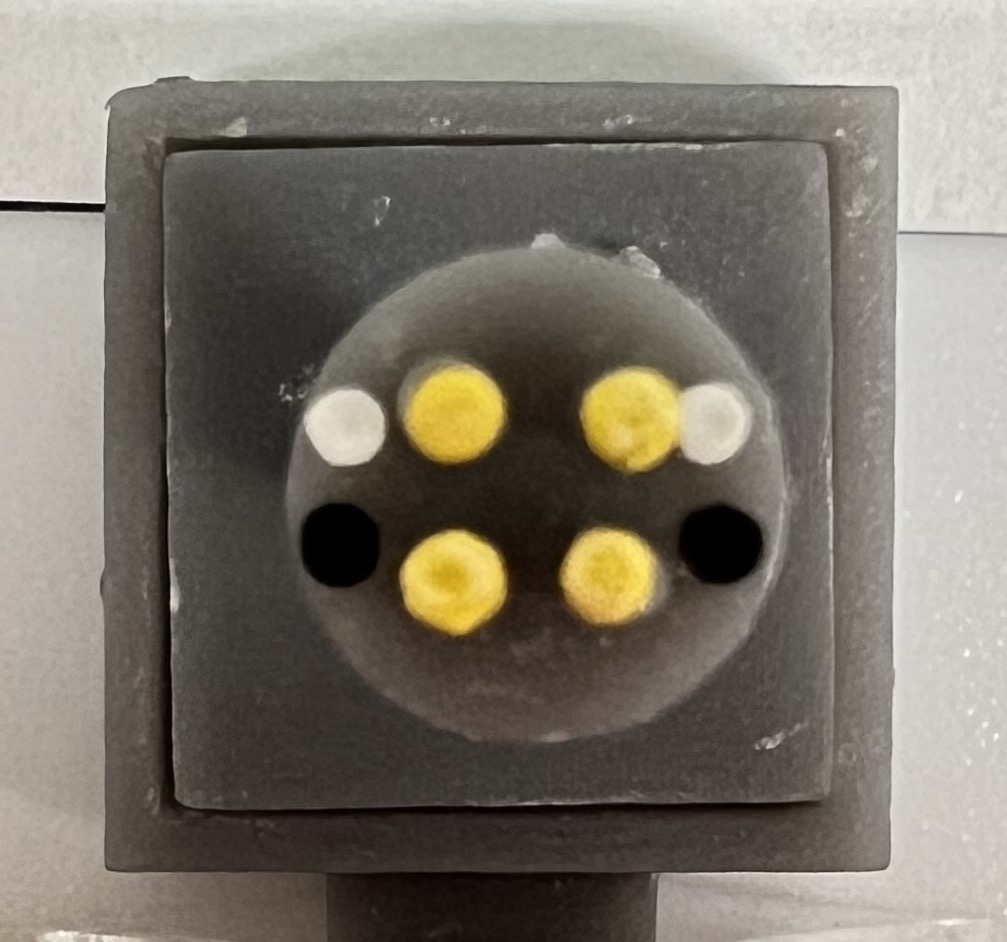
#> input picture images/sensor.jpg, 1007 x 942 px
$ python -i image_utils.py   (imports and definitions only)
#> lines starting #> are read from the running program, lines starting #| are printed output that depends on the picture; after the words box and inside, x2 and y2 are one past the last pixel; in counts of white or black regions, pixels touching at a corner belong together
#> further down, picture is the input picture: shape (942, 1007, 3); mean B, G, R 107.4, 117.9, 123.5
import numpy as np
import imutils
import matplotlib.pyplot as plt
import cv2
from collections import namedtuple
Rectangle = namedtuple('Rectangle', 'x1 y1 x2 y2')


def changeFormat(image):
    return cv2.cvtColor(image, cv2.COLOR_BGR2RGB)

# [162 lines left out: functions align_images, find_rectangle_contours, filter_contours_by_centroids, filter_blob_contours, filter_contours_not_inside_sensor, not called in this run]


def extract_yellowcircles(image, padding_ratio = 0.9, first_extract = False):
    # [4 lines of commented-out code are left out]

#> called with padding_ratio = 0.9, first_extract = False
    hsv = cv2.cvtColor(image, cv2.COLOR_BGR2HSV)
#> hsv: shape (942, 1007, 3); mean H, S, V 19.8, 40.8, 123.6

    lower_yellow = np.array([20, 150, 150])
    upper_yellow = np.array([30, 255, 255])

    mask = cv2.inRange(hsv, lower_yellow, upper_yellow)
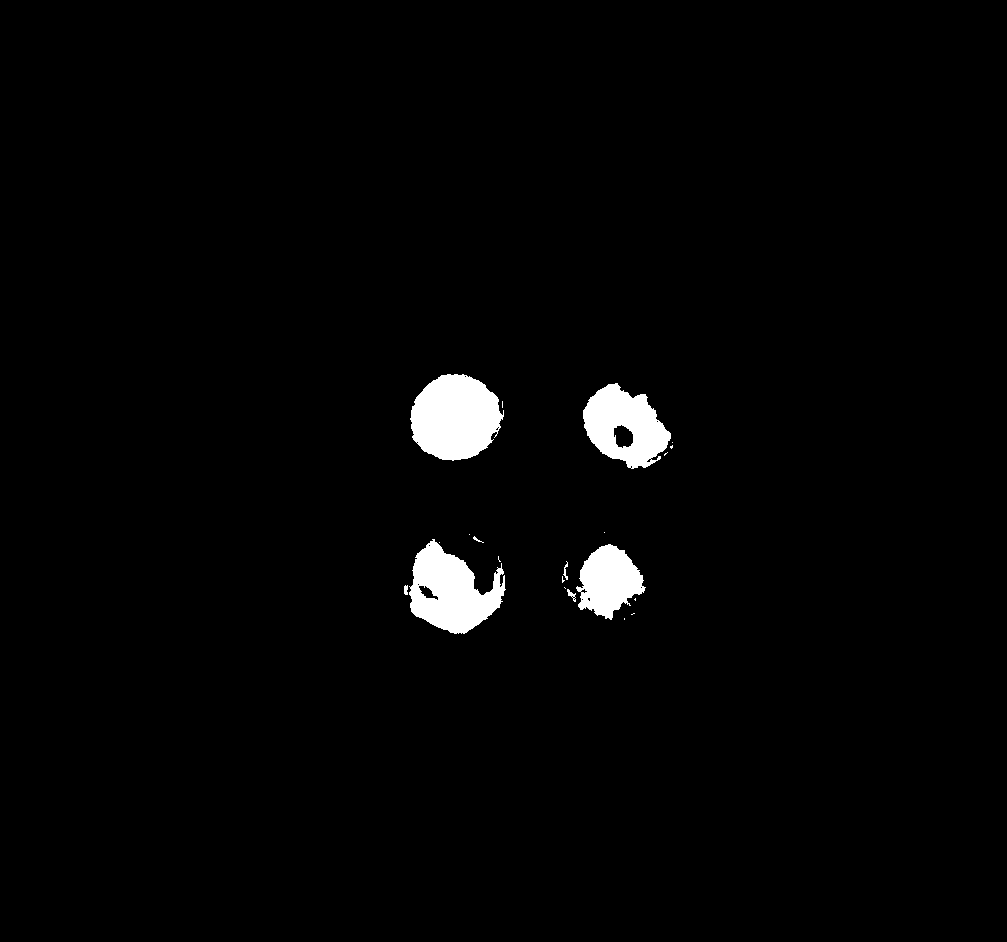
#> mask: shape (942, 1007); 2.1% white; 21 white regions (13 under 20 px), largest, box (x1, y1, x2, y2) and area: (410, 374, 504, 461) 6095, (409, 539, 506, 634) 5334, (583, 383, 671, 469) 4603

    kernel = cv2.getStructuringElement(cv2.MORPH_RECT, (5, 5))
    opening = cv2.morphologyEx(mask, cv2.MORPH_OPEN, kernel)
#> opening: shape (942, 1007); 2% white; 4 white regions, box (x1, y1, x2, y2) and area: (411, 375, 502, 460) 6028, (410, 541, 504, 633) 5235, (583, 384, 671, 468) 4521, (579, 545, 643, 618) 3203

    closing = cv2.morphologyEx(opening, cv2.MORPH_CLOSE, kernel)
#> closing: shape (942, 1007); 2% white; 4 white regions, box (x1, y1, x2, y2) and area: (411, 375, 502, 460) 6031, (410, 541, 504, 633) 5268, (583, 384, 671, 468) 4534, (579, 545, 643, 618) 3218

    yellow_circles = cv2.bitwise_and(image, image, mask=closing)
    gray = cv2.cvtColor(yellow_circles, cv2.COLOR_BGR2GRAY)

    # Apply Difference of Gaussians (DoG) to enhance blob-like structures
    sigma1 = 1.5
    sigma2 = 3.0
    ksize = int(2 * round(3 * sigma1) + 1)
    blur1 = cv2.GaussianBlur(gray, (ksize, ksize), sigma1)
    blur2 = cv2.GaussianBlur(gray, (ksize, ksize), sigma2)
    dog = blur1 - blur2
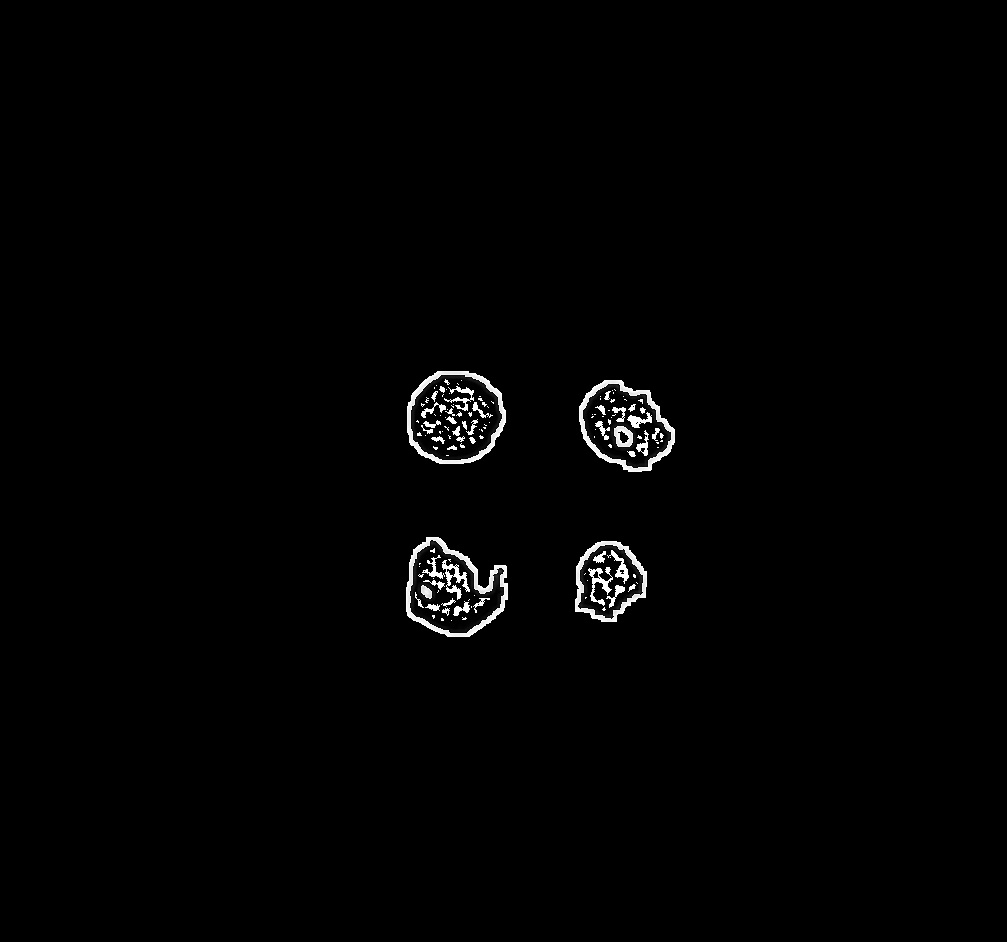
#> dog: shape (942, 1007); min 0, max 255, mean 2.7

    threshold = 100
    _, binary = cv2.threshold(dog, threshold, 255, cv2.THRESH_BINARY)
#> binary: shape (942, 1007); 1.1% white; 131 white regions (85 under 20 px)
    # _, binary = cv2.threshold(gray, 100, 255, cv2.THRESH_BINARY)

    contours, _ = cv2.findContours(binary, cv2.RETR_EXTERNAL, cv2.CHAIN_APPROX_SIMPLE)
#> contours = 4 contours; box (x1, y1, x2, y2) and area: (407, 371, 506, 464) 7328, (406, 537, 508, 637) 6932, (579, 380, 675, 472) 6146, (575, 541, 647, 622) 4284
    cv2.drawContours(yellow_circles, contours, -1, 255, 2)
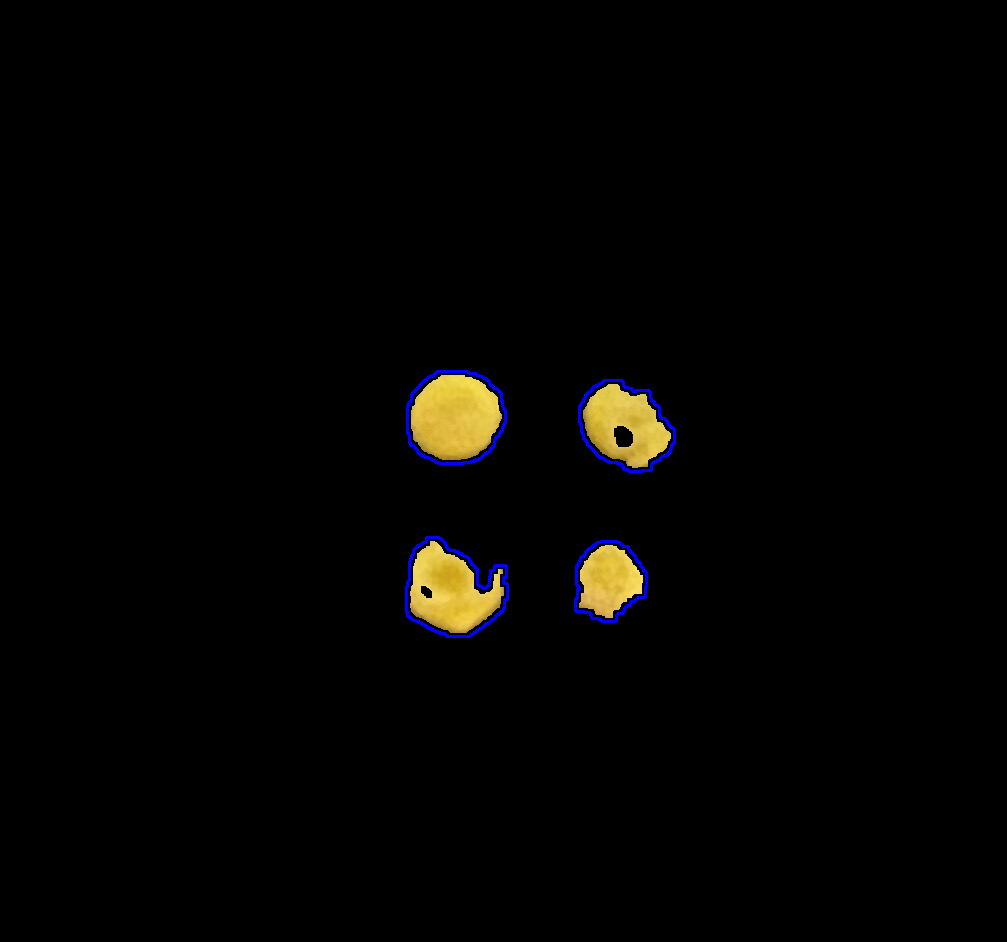
#> yellow_circles: shape (942, 1007, 3); mean B, G, R 2.5, 3.8, 4.5
    # [5 lines of commented-out code are left out]
    if(len(contours)>4):
        cv2.drawContours(yellow_circles, contours, 2, 255, 10)
        # [5 lines of commented-out code are left out]

        sorted_contours = sorted(contours, key=cv2.contourArea, reverse=True)

        # Get the top four contours
        contours = sorted_contours[:4]

        # [8 lines of commented-out code are left out]
    print(len(contours))
#| 4
    # [5 lines of commented-out code are left out]

    threshold_area = 0
    lower_yellow = np.array([15, 100, 80])
    upper_yellow = np.array([45, 255, 255])

    yellow_objects = []
    x_min, y_min, x_max, y_max = float('inf'), float('inf'), 0, 0
    max_width = -1
    areas = []
    # [6 lines of commented-out code are left out]
    for contour in contours:
        area = cv2.contourArea(contour)
        if area > threshold_area:
            # print(area)
            mask = np.zeros_like(hsv[:,:,0], dtype=np.uint8)
            cv2.drawContours(mask, [contour], 0, 255, -1)
            mean_color = cv2.mean(hsv, mask=mask)[:3]  # HSV format

            if (lower_yellow <= mean_color).all() and (mean_color <= upper_yellow).all():
                areas.append(area)
                x, y, w, h = cv2.boundingRect(contour)
                max_width = max(max_width, max(w,h))
                x_min = min(x_min, x)
                y_min = min(y_min, y)
                x_max = max(x_max, x + w)
                y_max = max(y_max, y + h)
                M = cv2.moments(contour)
                centroid_x = int(M['m10'] / M['m00'])
                centroid_y = int(M['m01'] / M['m00'])
                yellow_objects.append((centroid_x, centroid_y, [contour]))
#> this loop made 4 passes
#> (area, mean_color, x, y, w, h, max_width, x_min) on passes 1 to 4: (4283.5, (22.86, 164.3, 228.1), 575, 541, 72, 81, 81, 575), (6932, (22.83, 171.5, 212.5), 406, 537, 102, 100, 102, 406), (6145.5, (23.57, 165.2, 208.2), 579, 380, 96, 92, 102, 406), (7328.5, (23.4, 173.2, 212.3), 407, 371, 99, 93, 102, 406)
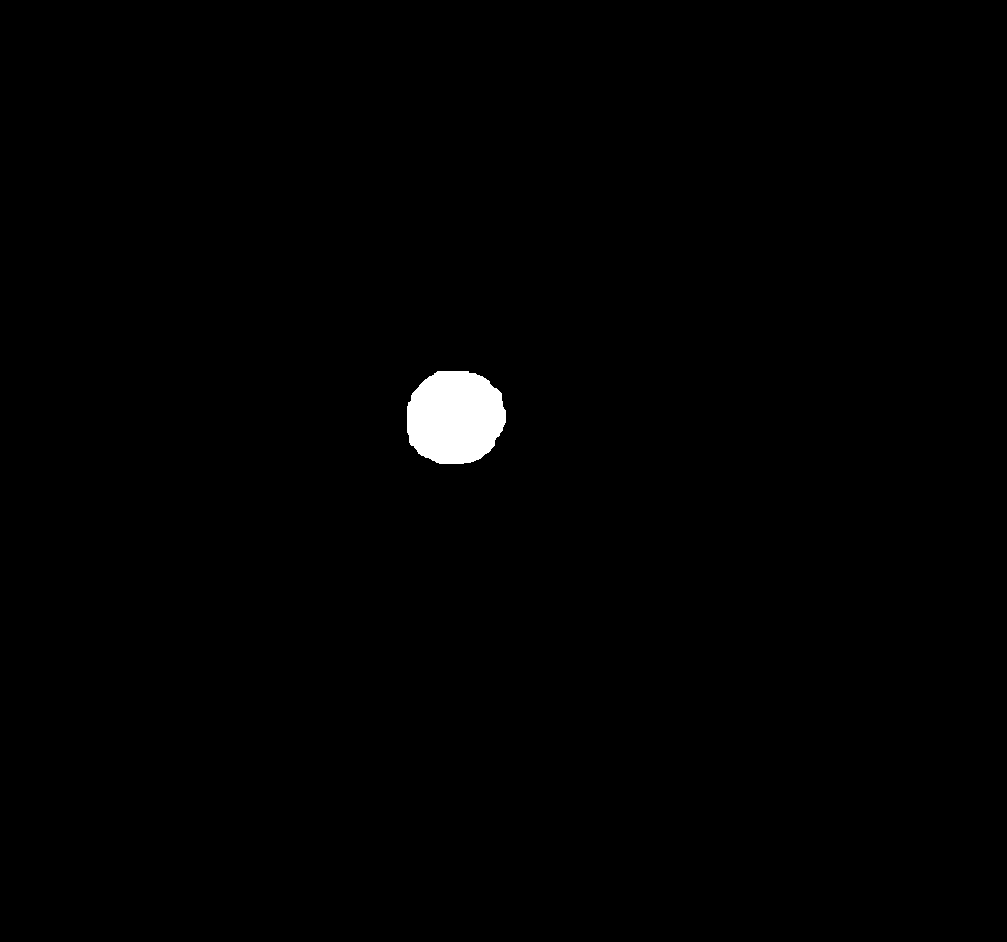
#> mask: shape (942, 1007); 0.79% white; 1 white region, box (x1, y1, x2, y2) and area: (407, 371, 506, 464) 7473
#> after the loop, areas = [4283.5, 6932, 6145.5, 7328.5]; yellow_objects = 4 items

    if(len(yellow_objects) == 0):
        print('No 4 yellow circles detected')
        return yellow_circles, image, max_width/2, image, 0, []

    # print(len(yellow_objects))
    for (x, y,_) in yellow_objects:
        cv2.circle(image, (x, y), 2, (0, 255, 255), -1)
#> this loop made 4 passes
#> (x, y) on passes 1 to 4: (608, 580), (451, 590), (624, 425), (454, 416)
#> image: shape (942, 1007, 3); 0.01% of pixels changed, all inside (x1, y1, x2, y2) = (449, 414, 627, 593)


    # print((x_max - x_min) * padding_ratio)
    padding = int((x_max - x_min) * padding_ratio)
#> padding = 242
    x_min = max(x_min - padding, 0)
#> x_min = 164
    y_min = max(y_min - padding, 0)
#> y_min = 129
    x_max = min(x_max + padding, image.shape[1])
#> x_max = 917
    y_max = min(y_max + padding, image.shape[0])
#> y_max = 879

    square_region = image[y_min:y_max, x_min:x_max]
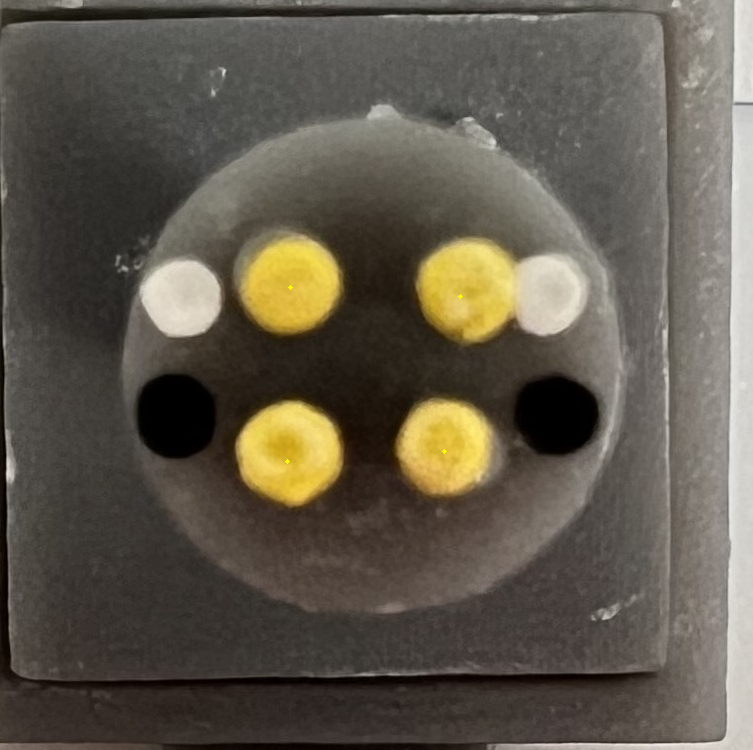
#> square_region: shape (750, 753, 3); mean B, G, R 76.5, 89, 95.6
    # plt.figure()
    # plt.imshow(square_region)
    # plt.show()
    return yellow_circles, square_region, max_width/2, image, np.max(areas), yellow_objects

# [60 lines left out: function extracting_sensor_region, not called in this run]


>>> import cv2
>>> picture = cv2.imread('images/sensor.jpg')
>>> result = extract_yellowcircles(picture)
#> result = 6 items
